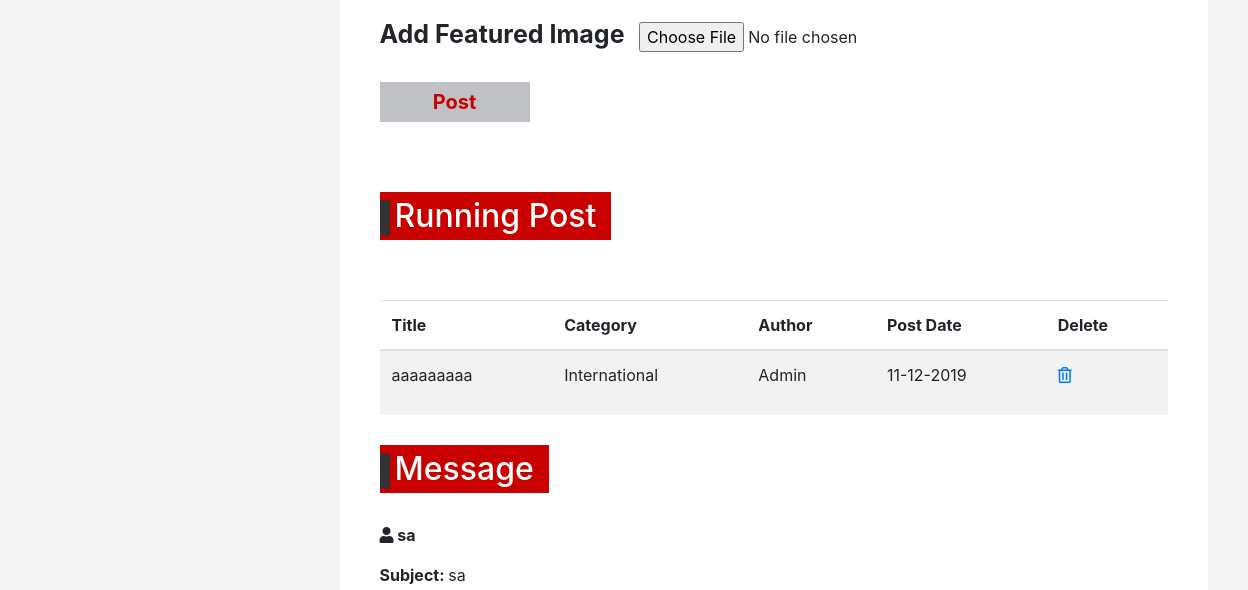
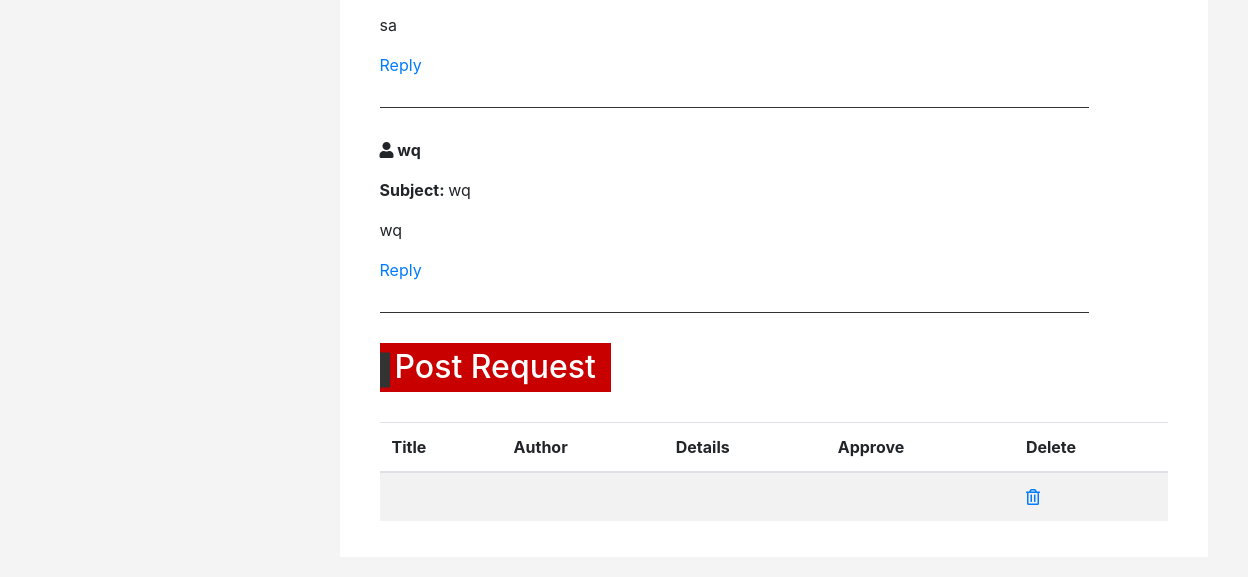
/admin.php (signed in, lower part), run on an earlier commit of the app's database (2 pictures, top to bottom).
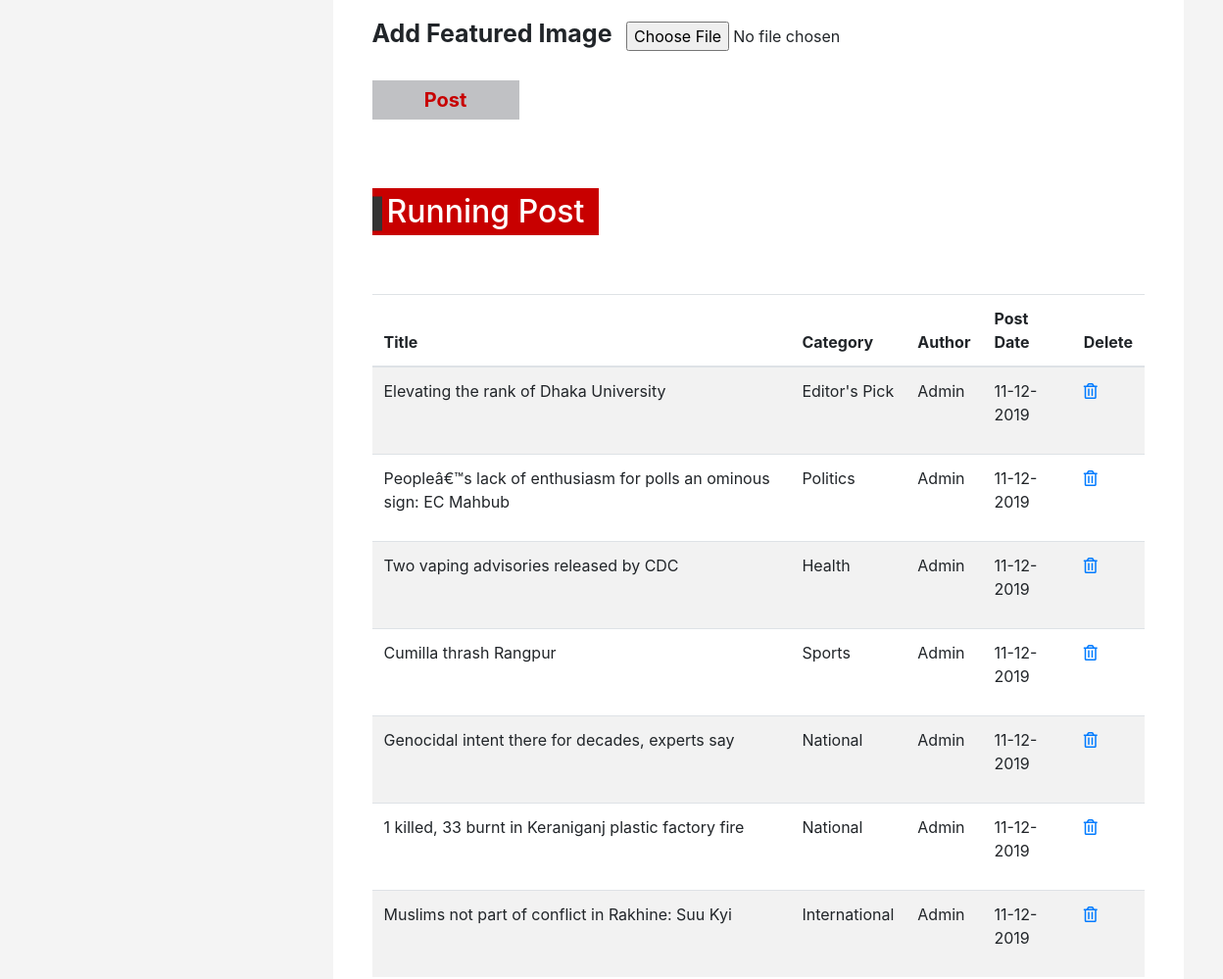
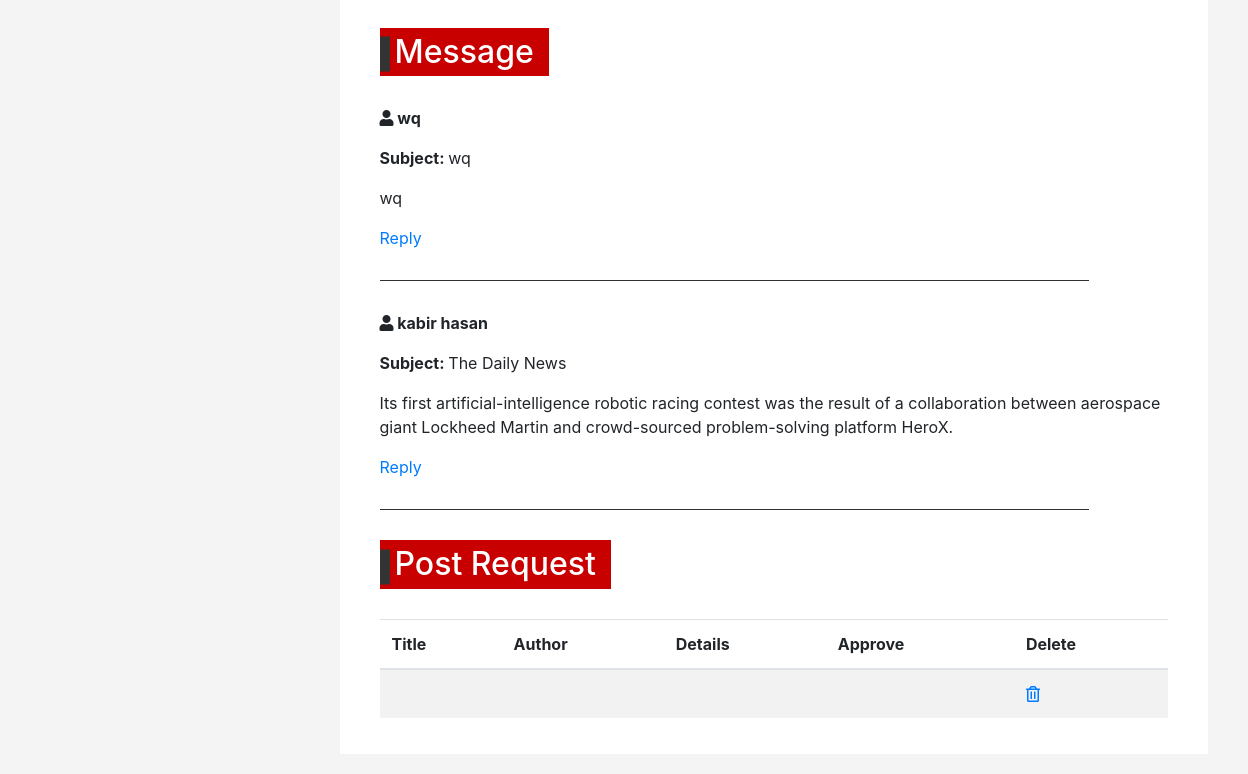
And on a later commit of the database (2 pictures, top to bottom).
### tables this page shows
CREATE TABLE `post` (
  `Post_ID` int(11) NOT NULL,
  `Title` varchar(100) NOT NULL,
  `User_ID` int(11) NOT NULL,
  `Cat_ID` int(11) NOT NULL,
  `Description` text NOT NULL,
  `Image` varchar(50) NOT NULL,
  `DateTime` varchar(14) NOT NULL
);

CREATE TABLE `category` (
  `Cat_ID` int(11) NOT NULL,
  `Name` varchar(15) NOT NULL,
  `View` varchar(5) NOT NULL
);

CREATE TABLE `user` (
  `ID` int(11) NOT NULL,
  `Username` varchar(20) NOT NULL,
  `Email` varchar(50) NOT NULL,
  `Password` varchar(30) NOT NULL,
  `UserType` varchar(10) NOT NULL,
  `Code` int(11) NOT NULL
);

CREATE TABLE `contact` (
  `Con_ID` int(11) NOT NULL,
  `Username` varchar(20) NOT NULL,
  `Subject` varchar(100) NOT NULL,
  `Email` varchar(30) NOT NULL,
  `Message` text NOT NULL,
  `Status` int(11) NOT NULL
);

### admin.php (the view, shortened to what this page needs)
<?php
include 'zzz-dbConnect.php';
?>
<!DOCTYPE html>
<html lang="en">
<head>
    <link rel="stylesheet" href="https://use.fontawesome.com/releases/v5.0.12/css/all.css">
    <link rel="stylesheet" href="https://stackpath.bootstrapcdn.com/bootstrap/4.3.1/css/bootstrap.min.css">
    <link rel="stylesheet" href="style.css">
    <link rel="stylesheet" href="CSS/responsive.css">
    <link rel="stylesheet" href="CSS/owl.carousel.min.css">
    <link rel="stylesheet" href="CSS/animate.min.css">
</head>
<body>
    <div class="admin-page-area">
        <div class="row">
            <div class="col-md-3">
            </div>
            <div class="col-md-9">
                <div class="admin-area-right">
                    <div class="row grid">
                        <div class="col-md-12 grid-item" id="newpost">
                            <div class="add-post">
                                <form method="post" enctype="multipart/form-data">
                                    <div class="add-catagory">
                                    </div>
                                    <div class="add-picture">
                                        <label for="add-picture"><b>Add Featured Image</b></label>
                                        <input type="file" name="file" id="add-picture">
                                    </div>
                                    <div class="post-btn">
                                        <button type="submit" name="post">Post</button>
                                    </div>
                                </form>
                            </div>
                        </div>
                        <div class="col-md-12 grid-item" id="runningpost">
                            <div class="manage-runing-post">
                                <div class="admin-section-title">
                                    <h2>Running Post</h2>
                                </div>
                                <table class="table table-striped">
                                    <thead>
                                        <tr>
                                            <th scope="col">Title</th>
                                            <th scope="col">Category</th>
                                            <th scope="col">Author</th>
                                            <th scope="col">Post Date</th>
                                            <th scope="col">Delete</th>
                                        </tr>
                                    </thead>
                                    <tbody>
                                        <?php
                                            $sql = 'select * from Post, user, category where post.User_ID=user.ID and post.Cat_ID=category.Cat_ID ORDER by Post_ID DESC';
                                            $run = mysqli_query($link, $sql);
                                            while ($row = mysqli_fetch_assoc($run)) {
                                                $who = '';
                                                if ($row['UserType'] == "Admin") $who = 'Admin';
                                                else $who = $row['Username'];
                                        ?>
                                            <tr>
                                                <td>
                                                    <p><?php echo $row['Title'] ?></p>
                                                </td>
                                                <td>
                                                    <P><?php echo $row['Name'] ?></P>
                                                </td>
                                                <td>
                                                    <p><?php echo $who; ?></p>
                                                </td>
                                                <td>
                                                    <p><?php echo $row['DateTime'] ?></p>
                                                </td>
                                                <td><a href="deleteByAdmin.php?pid=<?php echo $row['Post_ID'] ?>"><i class="far fa-trash-alt"></i></a></td>
                                            </tr>
                                        <?php } ?>
                                    </tbody>
                                </table>
                            </div>
                        </div>
                        <div class="col-md-12 grid-item" id="massage">
                            <div class="massage-from-user">
                                <div class="admin-section-title">
                                    <h2>Message</h2>
                                </div>
                                <?php
                                        $sql = 'select * from contact where Status=0';
                                        $result = mysqli_query($link, $sql);
                                        while ($row = mysqli_fetch_array($result)) {
                                ?>
                                    <div class="all-massage">
                                        <div class="msg-user-id">
                                            <p><b><i class="fas fa-user"></i> <?php echo $row['Username'] ?></b></p>
                                        </div>
                                        <div class="msg-subject">
                                            <p><b>Subject: </b><?php echo $row['Subject'] ?></p>
                                        </div>
                                        <div class="massage">
                                            <p><?php echo $row['Message'] ?></p>
                                        </div>
                                        <a href="messageReply.php?mid=<?php echo $row['Con_ID'] ?>">Reply</a>
                                    </div>
                                    <div class="line"></div>
                                <?php } ?>
                            </div>
                        </div>
                        <div class="col-md-12 grid-item" id="post-request">
                            <div class="manage-post-request">
                                <div class="admin-section-title">
                                    <h2>Post Request</h2>
                                </div>
                                <table class="table table-striped">
                                    <thead>
                                        <tr>
                                            <th scope="col">Title</th>
                                            <th scope="col">Author</th>
                                            <th scope="col">Details</th>
                                            <th scope="col">Approve</th>
                                            <th scope="col">Delete</th>
                                        </tr>
                                    </thead>
                                    <tbody>
                                            <tr>
                                                <td>
                                                </td>
                                                <td>
                                                </td>
                                                <td>
                                                </td>
                                                <td>
                                                </td>
                                                <td><a href=""><i class="far fa-trash-alt"></i></a></td>
                                            </tr>
                                    </tbody>
                                </table>
                            </div>
                        </div>
                    </div>
                </div>
            </div>
        </div>
    </div>
</body>
</html>

### style.css (style rules this page uses)
* { margin: 0; padding: 0; }
body { background-color: #f4f4f4; font-family: -apple-system,BlinkMacSystemFont,"Segoe UI",Roboto,"Helvetica Neue",Arial,sans-serif,"Apple Color Emoji","Segoe UI Emoji","Segoe UI Symbol"; }
.admin-page-area { padding: 20px 40px; }
.admin-area-right { background-color: #fff; padding: 20px 40px; }
.add-post { margin-bottom: 50px; }
.admin-section-title h2 { position: relative; margin-bottom: 30px; background-color: #C80000; display: inline-block; color: #fff; padding: 5px 15px; }
.admin-section-title h2::before { content: ''; width: 10px; height: 35px; background-color: #333333; position: absolute; left: 0; top: 54%; transform: translateY(-50%); margin-right: 20px; }
.add-catagory { margin-top: 20px; margin-top: 20px; }
.add-picture { margin-top: 10px; }
.add-picture label { font-size: 25px; margin-right: 10px; }
.add-picture input { height: 30px; width: 300px; }
.post-btn { margin: 20px 0; }
.post-btn button { border: none; height: 40px; width: 150px; color: #C80000; font-size: 20px; font-weight: 700; transition: .5s; background-color: rgb(192, 193, 196); }
.manage-runing-post { margin-top: 20px; margin-bottom: 30px; }
.manage-runing-post table { margin-top: 30px; }
.line { height: 1px; width: 90%; background-color: #313131; text-align: center; margin: 30px 0px; }

What changed in the data, as far as the page shows it:
removed post: Title "aaaaaaaaa", Cat_ID.Name "International", User_ID.UserType "Admin", DateTime "11-12-2019"
no longer on this page (row edited): contact: Username "sa", Subject "sa", Message "sa"
added post: Title "Elevating the rank of Dhaka University", Cat_ID.Name "Editor's Pick", User_ID.UserType "Admin", DateTime "11-12-2019"
added post: Title "Peopleâ€™s lack of enthusiasm for polls an ominous sign: EC Mahbub", Cat_ID.Name "Politics", User_ID.UserType "Admin", DateTime "11-12-2019"
added post: Title "Two vaping advisories released by CDC", Cat_ID.Name "Health", User_ID.UserType "Admin", DateTime "11-12-2019"
added post: Title "Cumilla thrash Rangpur", Cat_ID.Name "Sports", User_ID.UserType "Admin", DateTime "11-12-2019"
added post: Title "Genocidal intent there for decades, experts say", Cat_ID.Name "National", User_ID.UserType "Admin", DateTime "11-12-2019"
added post: Title "1 killed, 33 burnt in Keraniganj plastic factory fire", Cat_ID.Name "National", User_ID.UserType "Admin", DateTime "11-12-2019"
added post: Title "Muslims not part of conflict in Rakhine: Suu Kyi", Cat_ID.Name "International", User_ID.UserType "Admin", DateTime "11-12-2019"
added contact: Username "kabir hasan", Subject "The Daily News", Message "Its first artificial-intelligence robotic racing contest was the result of a collaboration between aerospace giant Lockheed Martin and crowd-sourced problem-solving platform HeroX."
